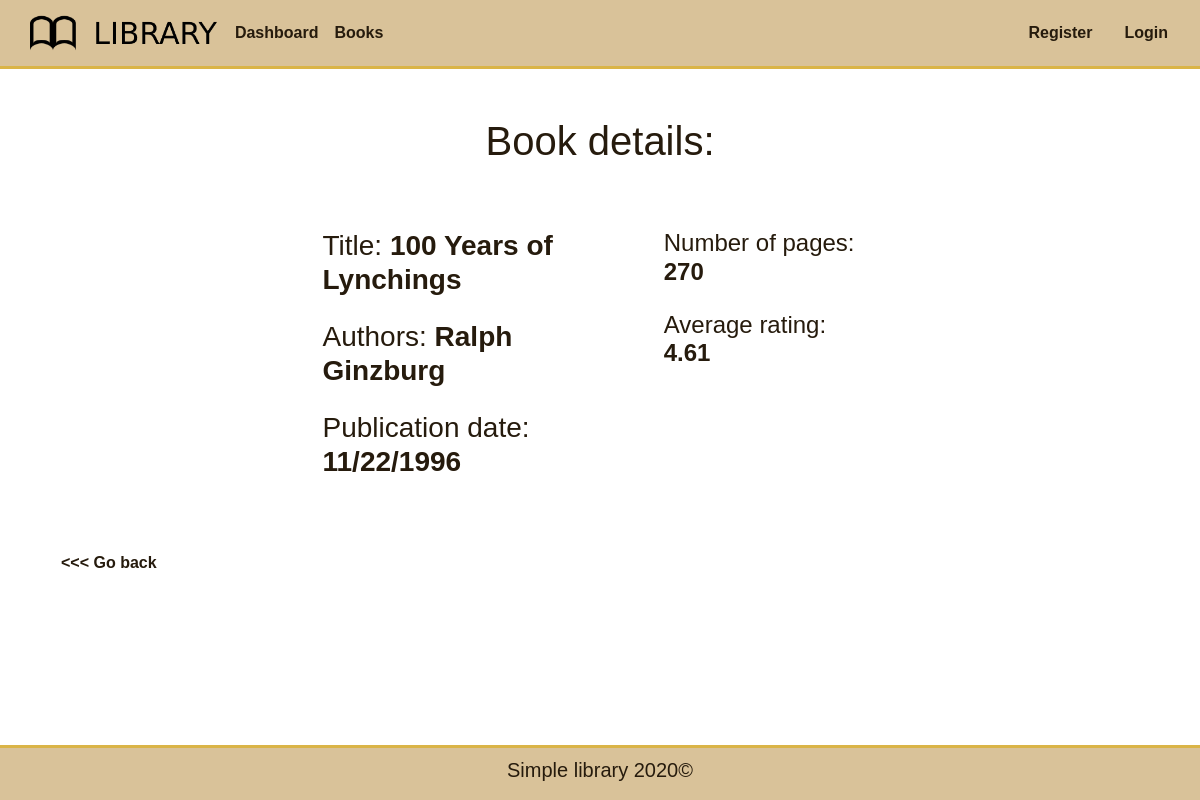
The app's page /book_details/313/ with its own data.
### rental/models.py (models this page shows, shortened)
class Book(models.Model):
    title = models.CharField(max_length=100)
    authors = models.CharField(max_length=100)
    average_rating = models.FloatField()
    num_pages = models.IntegerField()
    publication_date = models.CharField(max_length=12)
    quantity = models.IntegerField(default=1)

### rental/views.py (the view)
# urls.py: path('book_details/<str:pk>/', views.book_details, name="book_details"),
def book_details(request, pk):
    book = Book.objects.get(id=pk)
    context = {'book': book, 'page_title': 'Book details'}
    return render(request, 'rental/book_details.html', context)

### rental/templates/rental/book_details.html (shortened to what this page needs)
{%  extends 'rental/main.html' %}
{% block content %}
<br><br>
<center><h1>Book details:</h1></center>
<br><br>
<div class="row w-50 mb-5 mx-auto">
    <div class="col-md-7">
        <h3 class="py-2">Title: <b>{{book.title}}</b></h3>
        <h3 class="py-2">Authors: <b>{{book.authors}}</b></h3>
        <h3 class="py-2">Publication date: <b>{{book.publication_date}}</b></h3>
    </div>
    <div class="col-md-5">
        <h4 class="py-2">Number of pages: <b>{{book.num_pages}}</b></h4>
        <h4 class="py-2">Average rating: <b>{{book.average_rating}}</b></h4>
    </div>
</div>
<div class="container">
<a class="nav-link" href="{% url 'all_books' %}"><p><<< Go back</p></a>
</div>
{% endblock %}

### static/css/main.css (style rules this page uses)
* { color: #261B0D; font-family: 'Russo One', sans-serif; font-weight: bold; }
html, body { height:100%; margin:0; }
body { display:flex; flex-direction:column; }
.nav-link { color: #261B0D; }

### records on screen
Book: title "100 Years of Lynchings", authors "Ralph Ginzburg", publication_date "11/22/1996", num_pages "270", average_rating "4.61"
